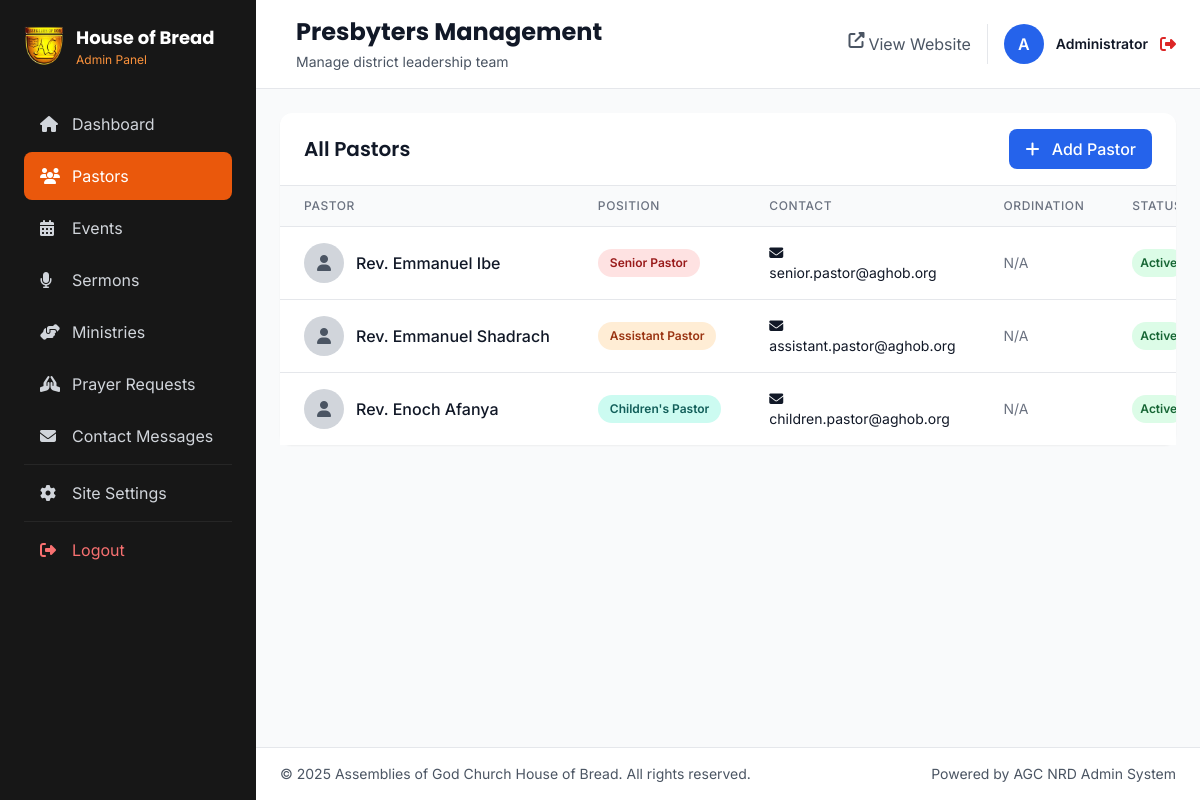
The app's page /admin/pastors.php (signed in) with its own data.
### tables this page shows
CREATE TABLE `site_settings` (
  `id` int(11) NOT NULL,
  `site_name` varchar(255) DEFAULT 'Assemblies of God Church House of Bread',
  `site_tagline` varchar(255) DEFAULT 'Building Faith, Transforming Lives',
  `site_email` varchar(255) DEFAULT NULL,
  `site_phone` varchar(20) DEFAULT NULL,
  `site_address` text DEFAULT NULL,
  `facebook_url` varchar(255) DEFAULT NULL,
  `instagram_url` varchar(255) DEFAULT NULL,
  `youtube_url` varchar(255) DEFAULT NULL,
  `twitter_url` varchar(255) DEFAULT NULL,
  `linkedin_url` varchar(255) DEFAULT NULL,
  `whatsapp_url` varchar(255) DEFAULT NULL,
  `live_stream_url` varchar(500) DEFAULT NULL,
  `service_times` varchar(255) DEFAULT NULL,
  `service_location` varchar(255) DEFAULT NULL,
  `about_text` text DEFAULT NULL,
  `mission_statement` text DEFAULT NULL,
  `vision_statement` text DEFAULT NULL,
  `welcome_message` text DEFAULT NULL,
  `contact_email` varchar(255) DEFAULT NULL,
  `contact_phone` varchar(20) DEFAULT NULL,
  `contact_address` text DEFAULT NULL,
  `map_embed_code` text DEFAULT NULL,
  `meta_description` text DEFAULT NULL,
  `meta_keywords` text DEFAULT NULL,
  `logo` varchar(255) DEFAULT NULL,
  `favicon` varchar(255) DEFAULT NULL,
  `hero_image` varchar(255) DEFAULT NULL,
  `hero_title` varchar(255) DEFAULT NULL,
  `hero_subtitle` text DEFAULT NULL
);

CREATE TABLE `pastors` (
  `id` int(11) NOT NULL,
  `full_name` varchar(255) NOT NULL,
  `position` enum('senior_pastor','assistant_pastor','children_pastor') NOT NULL,
  `email` varchar(255) DEFAULT NULL,
  `phone` varchar(20) DEFAULT NULL,
  `photo` varchar(255) DEFAULT NULL,
  `bio` text DEFAULT NULL,
  `credentials` varchar(255) DEFAULT NULL,
  `ordination_date` date DEFAULT NULL,
  `is_active` tinyint(1) DEFAULT 1,
  `display_order` int(11) DEFAULT 0
);

### admin/pastors.php (the view, shortened to what the rows shown need)
<?php
$pageTitle = 'Presbyters Management';
include 'includes/header.php';
$action = $_GET['action'] ?? 'list';
$positionColors = [
    'senior_pastor' => 'red',
    'assistant_pastor' => 'orange',
    'children_pastor' => 'teal'
];
$positionLabels = [
    'senior_pastor' => 'Senior Pastor',
    'assistant_pastor' => 'Assistant Pastor',
    'children_pastor' => 'Children\'s Pastor'
];
?>
<?php if ($action === 'list'): ?>
    <div class="bg-white rounded-xl shadow-sm">
        <div class="px-6 py-4 border-b border-gray-200 flex items-center justify-between">
            <h2 class="text-xl font-semibold text-gray-900">All Pastors</h2>
        </div>
        <div class="overflow-x-auto">
            <table class="w-full">
                <thead class="bg-gray-50 border-b border-gray-200">
                    <tr>
                        <th class="px-6 py-3 text-left text-xs font-medium text-gray-500 uppercase tracking-wider">Pastor</th>
                        <th class="px-6 py-3 text-left text-xs font-medium text-gray-500 uppercase tracking-wider">Position</th>
                        <th class="px-6 py-3 text-left text-xs font-medium text-gray-500 uppercase tracking-wider">Contact</th>
                        <th class="px-6 py-3 text-left text-xs font-medium text-gray-500 uppercase tracking-wider">Ordination</th>
                        <th class="px-6 py-3 text-left text-xs font-medium text-gray-500 uppercase tracking-wider">Status</th>
                    </tr>
                </thead>
                <tbody class="bg-white divide-y divide-gray-200">
                    <?php
                    $pastors = fetchAll("SELECT * FROM pastors ORDER BY display_order ASC, full_name ASC");
                    if (empty($pastors)):
                    ?>
                    <tr>
                        <td colspan="7" class="px-6 py-12 text-center text-gray-500">
                            <i class="fas fa-users-cog text-4xl mb-3 text-gray-300"></i>
                            <p>No pastors found. <a href="?action=create" class="text-blue-600 hover:text-blue-700">Add your first pastor</a></p>
                        </td>
                    </tr>
                    <?php else: ?>
                        <?php foreach ($pastors as $pastor): ?>
                        <tr class="hover:bg-gray-50">
                            <td class="px-6 py-4 whitespace-nowrap">
                                <div class="flex items-center">
                                    <?php if ($pastor['photo']): ?>
                                    <img src="<?= SITE_URL . '/' . $pastor['photo'] ?>" alt="<?= htmlspecialchars($pastor['full_name']) ?>" class="w-10 h-10 rounded-full object-cover mr-3">
                                    <?php else: ?>
                                    <div class="w-10 h-10 bg-gray-300 rounded-full flex items-center justify-center mr-3">
                                        <i class="fas fa-user text-gray-600"></i>
                                    </div>
                                    <?php endif; ?>
                                    <div>
                                        <div class="font-medium text-gray-900"><?= htmlspecialchars($pastor['full_name']) ?></div>
                                    </div>
                                </div>
                            </td>
                            <td class="px-6 py-4 whitespace-nowrap">
                                <span class="px-3 py-1 inline-flex text-xs leading-5 font-semibold rounded-full bg-<?= $positionColors[$pastor['position']] ?>-100 text-<?= $positionColors[$pastor['position']] ?>-800">
                                    <?= $positionLabels[$pastor['position']] ?>
                                </span>
                            </td>
                            <td class="px-6 py-4">
                                <?php if ($pastor['email']): ?>
                                <div class="text-sm text-gray-900"><i class="fas fa-envelope mr-1"></i> <?= htmlspecialchars($pastor['email']) ?></div>
                                <?php endif; ?>
                            </td>
                            <td class="px-6 py-4 whitespace-nowrap text-sm text-gray-500">
                                <?= $pastor['ordination_date'] ? formatDate($pastor['ordination_date']) : 'N/A' ?>
                            </td>
                            <td class="px-6 py-4 whitespace-nowrap">
                                <?php if ($pastor['is_active']): ?>
                                <span class="px-2 py-1 inline-flex text-xs leading-5 font-semibold rounded-full bg-green-100 text-green-800">
                                    Active
                                </span>
                                <?php else: ?>
                                <span class="px-2 py-1 inline-flex text-xs leading-5 font-semibold rounded-full bg-gray-100 text-gray-800">
                                    Inactive
                                </span>
                                <?php endif; ?>
                            </td>
                        </tr>
                        <?php endforeach; ?>
                    <?php endif; ?>
                </tbody>
            </table>
        </div>
    </div>
<?php endif; ?>
<?php include 'includes/footer.php'; ?>

### admin/includes/header.php (shortened to what the rows shown need)
<?php
require_once '../config/config.php';
$settings = getSiteSettings();
$currentAdmin = getCurrentAdmin();
?>
<!DOCTYPE html>
<html lang="en">
<head>
    <script src="https://cdn.tailwindcss.com"></script>
    <link rel="stylesheet" href="https://cdnjs.cloudflare.com/ajax/libs/font-awesome/6.4.0/css/all.min.css">
    <link rel="stylesheet" href="<?= SITE_URL ?>/css/aghob-custom.css">
</head>
<body class="bg-gray-50">
    <div class="flex h-screen overflow-hidden relative">
        <?php include 'sidebar.php'; ?>
        <div class="flex-1 flex flex-col overflow-hidden">
            <header class="bg-white border-b border-gray-200 px-4 lg:px-6 py-3 lg:py-4">
                <div class="flex items-center justify-between">
                    <div class="flex items-center space-x-4">
                        <div>
                            <h1 class="text-xl lg:text-2xl font-bold text-gray-900"><?= $pageTitle ?? 'Dashboard' ?>
                            </h1>
                        </div>
                    </div>
                    <div class="flex items-center space-x-2 lg:space-x-4">
                        <div class="flex items-center space-x-2 lg:space-x-3 border-l pl-2 lg:pl-4">
                            <div
                                class="w-8 lg:w-10 h-8 lg:h-10 bg-blue-600 text-white rounded-full flex items-center justify-center font-semibold text-sm lg:text-base">
                                <?= strtoupper(substr($currentAdmin['full_name'], 0, 1)) ?>
                            </div>
                            <div class="hidden sm:block">
                                <p class="text-xs lg:text-sm font-semibold text-gray-900">
                                    <?= htmlspecialchars($currentAdmin['full_name']) ?></p>
                            </div>
                            <a href="<?= SITE_URL ?>/logout.php" class="text-red-600 hover:text-red-700 transition"
                                title="Logout">
                                <i class="fas fa-sign-out-alt text-sm lg:text-base"></i>
                            </a>
                        </div>
                    </div>
                </div>
            </header>
            <main class="flex-1 overflow-y-auto p-3 lg:p-6">

### admin/includes/sidebar.php (shortened to what the rows shown need)
<aside id="sidebar"
    class="fixed lg:relative lg:translate-x-0 -translate-x-full transition-transform duration-300 ease-in-out z-30 w-64 bg-neutral-900 text-white flex-shrink-0 h-screen lg:h-auto overflow-y-auto">
    <div class="p-4 lg:p-6">
        <div class="flex items-center justify-between lg:justify-start space-x-3 mb-6 lg:mb-8">
            <div class="flex items-center space-x-3">
                <?php if (empty($settings['logo'])): ?>
                    <div
                        class="w-10 lg:w-12 h-10 lg:h-12 ag-logo-placeholder text-white rounded-xl flex items-center justify-center group-hover:shadow-lg transition-all flex-shrink-0">
                        <i class="fas fa-bread-slice text-white text-lg lg:text-xl"></i>
                    </div>
                <?php else: ?>
                    <img src="<?= SITE_URL . '/' . $settings['logo'] ?>" alt=""
                        class="h-10 group-hover:scale-110 transition-transform">
                <?php endif; ?>
                <div>
                    <h2 class="font-bold text-base lg:text-lg text-white">House of Bread</h2>
                    <p class="text-xs text-orange-400 hidden lg:block">Admin Panel</p>
                </div>
            </div>
        </div>
    </div>
</aside>

### records on screen
site_settings: logo (picture)
pastors: full_name "Rev. Emmanuel Ibe", position "Senior Pastor", email "senior.pastor@aghob.org", shows "N/A", is_active "Active"
pastors: full_name "Rev. Emmanuel Shadrach", position "Assistant Pastor", email "assistant.pastor@aghob.org", shows "N/A", is_active "Active"
pastors: full_name "Rev. Enoch Afanya", position "Children's Pastor", email "children.pastor@aghob.org", shows "N/A", is_active "Active"

### other values on screen
$pageTitle "Presbyters Management"
$pageDescription "Manage district leadership team"
substr($currentAdmin['full_name'], 0, 1) "A"
$currentAdmin['full_name'] "Administrator"
